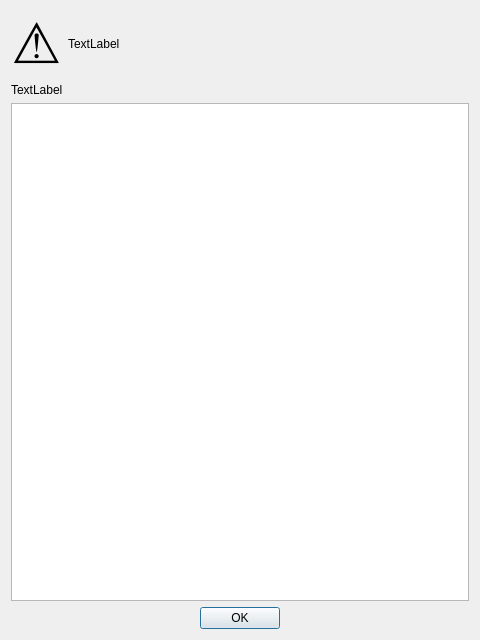
<?xml version="1.0" encoding="UTF-8"?>
<ui version="4.0">
 <class>renameWarningDialog</class>
 <widget class="QDialog" name="renameWarningDialog">
  <property name="windowModality">
   <enum>Qt::WindowModality::WindowModal</enum>
  </property>
  <property name="geometry">
   <rect>
    <x>0</x>
    <y>0</y>
    <width>480</width>
    <height>640</height>
   </rect>
  </property>
  <property name="windowTitle">
   <string>Dialog</string>
  </property>
  <property name="modal">
   <bool>true</bool>
  </property>
  <layout class="QVBoxLayout" name="verticalLayout_2">
   <item>
    <layout class="QVBoxLayout" name="verticalLayout">
     <item>
      <layout class="QHBoxLayout" name="horizontalLayout" stretch="10,90">
       <item>
        <widget class="QLabel" name="iconTxt">
         <property name="font">
          <font>
           <pointsize>42</pointsize>
          </font>
         </property>
         <property name="text">
          <string>⚠️</string>
         </property>
         <property name="alignment">
          <set>Qt::AlignmentFlag::AlignCenter</set>
         </property>
         <property name="indent">
          <number>0</number>
         </property>
        </widget>
       </item>
       <item>
        <widget class="QLabel" name="messageTxt">
         <property name="text">
          <string>TextLabel</string>
         </property>
        </widget>
       </item>
      </layout>
     </item>
     <item>
      <widget class="QLabel" name="fileListTxt">
       <property name="text">
        <string>TextLabel</string>
       </property>
      </widget>
     </item>
     <item>
      <widget class="QPlainTextEdit" name="fileListTextEdit">
       <property name="undoRedoEnabled">
        <bool>false</bool>
       </property>
       <property name="lineWrapMode">
        <enum>QPlainTextEdit::LineWrapMode::NoWrap</enum>
       </property>
       <property name="readOnly">
        <bool>true</bool>
       </property>
      </widget>
     </item>
    </layout>
   </item>
   <item>
    <widget class="QDialogButtonBox" name="buttonBox">
     <property name="orientation">
      <enum>Qt::Orientation::Horizontal</enum>
     </property>
     <property name="standardButtons">
      <set>QDialogButtonBox::StandardButton::Ok</set>
     </property>
     <property name="centerButtons">
      <bool>true</bool>
     </property>
    </widget>
   </item>
  </layout>
 </widget>
 <resources/>
 <connections>
  <connection>
   <sender>buttonBox</sender>
   <signal>accepted()</signal>
   <receiver>renameWarningDialog</receiver>
   <slot>accept()</slot>
   <hints>
    <hint type="sourcelabel">
     <x>248</x>
     <y>254</y>
    </hint>
    <hint type="destinationlabel">
     <x>157</x>
     <y>274</y>
    </hint>
   </hints>
  </connection>
  <connection>
   <sender>buttonBox</sender>
   <signal>rejected()</signal>
   <receiver>renameWarningDialog</receiver>
   <slot>reject()</slot>
   <hints>
    <hint type="sourcelabel">
     <x>316</x>
     <y>260</y>
    </hint>
    <hint type="destinationlabel">
     <x>286</x>
     <y>274</y>
    </hint>
   </hints>
  </connection>
 </connections>
</ui>
